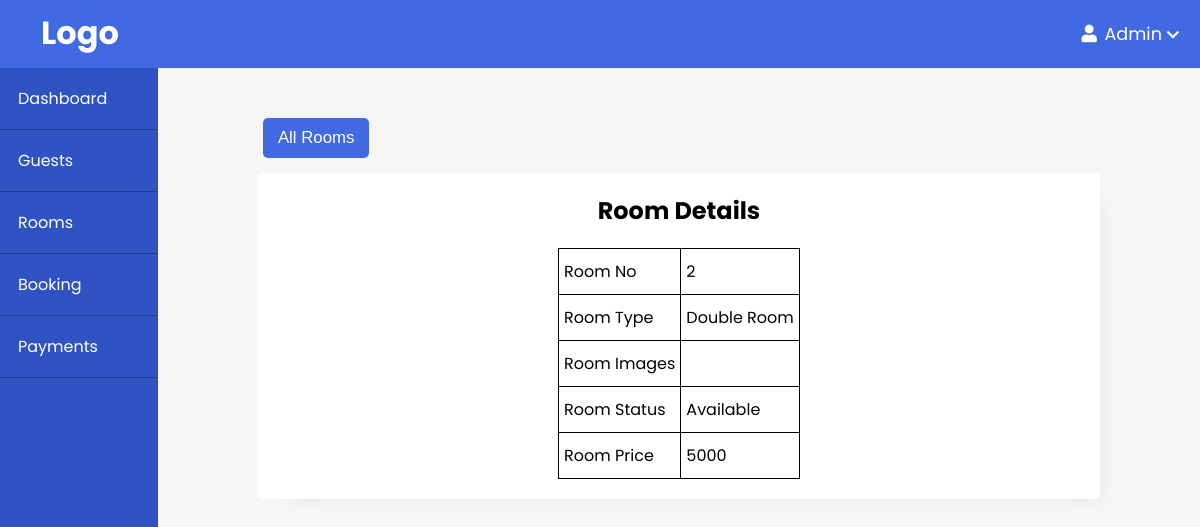
Screenshot of /admin/rooms/view.php?id=2 with the database file from the repository.
### tables this page shows
CREATE TABLE `rooms` (
  `id` int(11) NOT NULL,
  `room_images` varchar(255) NOT NULL,
  `is_available` tinyint(2) NOT NULL,
  `room_type_id` int(100) NOT NULL
);

CREATE TABLE `room_type` (
  `id` int(100) NOT NULL,
  `name` varchar(100) NOT NULL,
  `no_of_beds` int(50) NOT NULL,
  `price` int(50) NOT NULL
);

### app/controllers/rooms.php (called while the page is built, shortened)
<?php
if(isset($_GET['id'])) {
    $id = $_GET['id'];
    $sql = "SELECT r.*, rt.name, rt.price FROM rooms AS r
            JOIN room_type AS rt ON r.room_type_id=rt.id
            WHERE r.id={$id}";
    $room = executeJoinQuery($sql);
    $room_id = $room[0]['id'];
    $room_type = $room[0]['name'];
    $room_status = strval($room[0]['is_available']);
    $room_price = $room[0]['price'];
}

### app/database/db.php (called while the page is built, shortened)
<?php
require("connect.php");
function executeJoinQuery($sql) {
    global $conn;
    $stmt = $conn->prepare($sql);
    $stmt->execute();
    $records = $stmt->get_result()->fetch_all(MYSQLI_ASSOC);
    return $records;
}

### admin/rooms/view.php (the view, shortened to what this page needs)
<?php include(ROOT_PATH . "\app\database\db.php"); ?>
<?php include(ROOT_PATH . "/app/controllers/rooms.php") ?>
<!DOCTYPE html>
<html lang="en">
<head>
    <link href="../../assets/fontawesome/css/all.min.css"  rel="stylesheet">
    <link rel="stylesheet" href="../style.css">
</head>
<body>
     <?php include(ROOT_PATH . "/app/includes/adminHeader.php"); ?>
    <div class="admin-wrapper">
        <?php include(ROOT_PATH . "/app/includes/adminSidebar.php"); ?>
        <div class="admin-content">
            <div class="flex">
                <button class="btn"><a href="<?php echo BASE_URL . "/admin/rooms/index.php"?>">All Rooms</a></button>
            </div>
            <div class="card-wrapper flight-preview" style="margin-top:5px;">
                <div class="preview-card">
                    <h2>Room Details</h2>
                    <table>
                        <tr>
                            <td>Room No</td>
                            <td><?php echo $room_id; ?></td>
                        </tr>
                        <tr>
                            <td>Room Type</td>
                            <td><?php echo $room_type; ?></td>
                        </tr>
                        <tr>
                            <td>Room Images</td>
                        </tr>
                        <tr>
                            <td>Room Status</td>
                            <td><?php echo ($room_status) ? 'Available' : 'Occupied'; ?></td>
                        </tr>
                        <tr>
                            <td>Room Price</td>
                            <td><?php echo $room_price; ?></td>
                        </tr>
                    </table>
                </div>
            </div>
        </div>
    </div>
</body>
</html>

### admin/style.css (style rules this page uses)
* { padding: 0; margin: 0; box-sizing: border-box; }
body { background-color: #f6f6f6; font-family: 'Poppins', sans-serif; }
.btn { display: block; border: 0; border-radius: 5px; background-color: rgb(65, 105, 225); margin: 10px 5px; padding: 10px 15px; font-size: 1.05rem; color: white; cursor: pointer; }
.btn a { text-decoration: none; color: white; }
table { margin: 20px auto; }
table, th, td { border: 1px solid black; border-collapse: collapse; }
th, td { padding: 10px 5px; }
a { text-decoration: none; }
.flex { display: flex; }
.admin-wrapper { display: flex; min-height: calc(100vh - 68px); }
.admin-content { flex: 8; height: 100%; padding: 40px 100px 100px; }
.card-wrapper { display: grid; grid-template-columns: repeat(auto-fit, minmax(200px, 1fr)); grid-template-rows: max-content; grid-auto-rows: max-content; grid-gap: 50px }
.preview-card { background-color: white; box-shadow: 1rem 1rem 1rem -1rem #a0a0a033; border-radius: 5px; height: 200px; }
.flight-preview { margin-top: 50px; grid-template-columns: repeat(auto-fit, minmax(340px, 1fr)); grid-gap: 30px; }
.flight-preview .preview-card { flex-direction: column; height: auto; padding: 0 20px; }
.flight-preview h2 { margin-top: 20px; text-align: center; }
.admin-content h2 { text-align: center; }

### rows the page displays
rooms: id "2", room_type.name "Double Room", room_type.price "5000"
